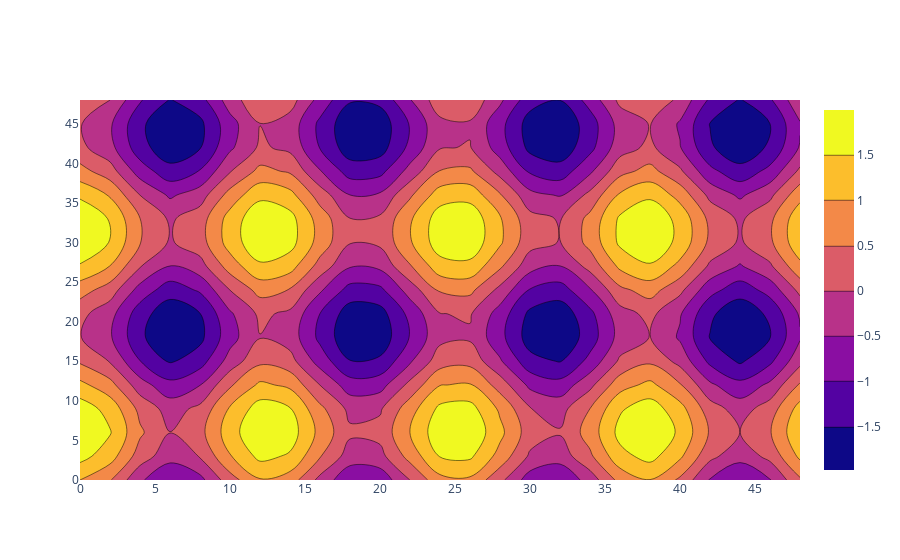

The code cell stored with this chart in its notebook:
### Code cell
# Creating the X, Y value that will
# change the values of Z as a function
feature_x = np.arange(0, 50, 2) 
feature_y = np.arange(0, 50, 3) 
 
# Creating 2-D grid of features 
[X, Y] = np.meshgrid(feature_x, feature_y) 
 
Z = np.cos(X / 2) + np.sin(Y / 4) 
 
# plotting the figure
fig = go.Figure(data =
    go.Contour(x = feature_x, y = feature_y, z = Z)) 
 
fig.show()

### Figure 1 — Plotly figure (JSON) as saved in the notebook; plotly's stock layout.template omitted (floating-point values rounded to 4 significant figures; data arrays with more than 128 entries replaced by an {"elided": "..."} marker saying what was removed)
{"data": [{"type": "contour", "x": [0, 2, 4, 6, 8, 10, 12, 14, 16, 18, 20, 22, 24, 26, 28, 30, 32, 34, 36, 38, 40, 42, 44, 46, 48], "y": [0, 3, 6, 9, 12, 15, 18, 21, 24, 27, 30, 33, 36, 39, 42, 45, 48], "z": {"elided": "17x25 float values"}}], "layout": {}}
